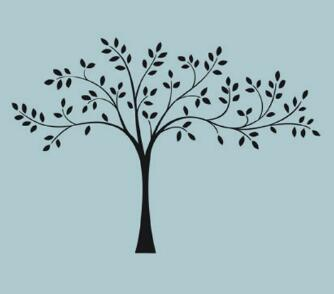
#> input picture source/T000_S.jpg, 334 x 294 px
$ python t000.py
#> lines starting #> are read from the running program, lines starting #| are printed output that depends on the picture
# -*- coding:utf-8 -*-
# 第 0000 题： 将你的 QQ 头像（或者微博头像）右上角加上红色的数字，类似于微信未读信息数量那种提示效果。 类似于图中效果
from PIL import Image, ImageDraw, ImageFont

def answer_1(img):
    draw = ImageDraw.Draw(img)
    my_font = ImageFont.truetype('C:/windows/fonts/Arial.ttf',size=20)
    fill_color = "#ff0000"
    draw.text((20, 20), 'Alan', font=my_font, fill=fill_color)
    img.save('../source/T000_R.jpg', 'jpeg')
    return 0

if __name__ == '__main__':
    image = Image.open('../source/T000_S.jpg')
#> image is the input picture: PIL image 334x294 RGB; mean R, G, B 166.3, 190.6, 195.3
    answer_1(image)
#> in answer_1, `img.save('../source/T000_R.jpg', 'jpeg')`:
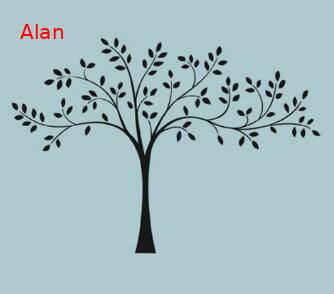
#> saved as T000_R.jpg: PIL image 334x294 RGB; mean R, G, B 166.4, 190.2, 194.9
